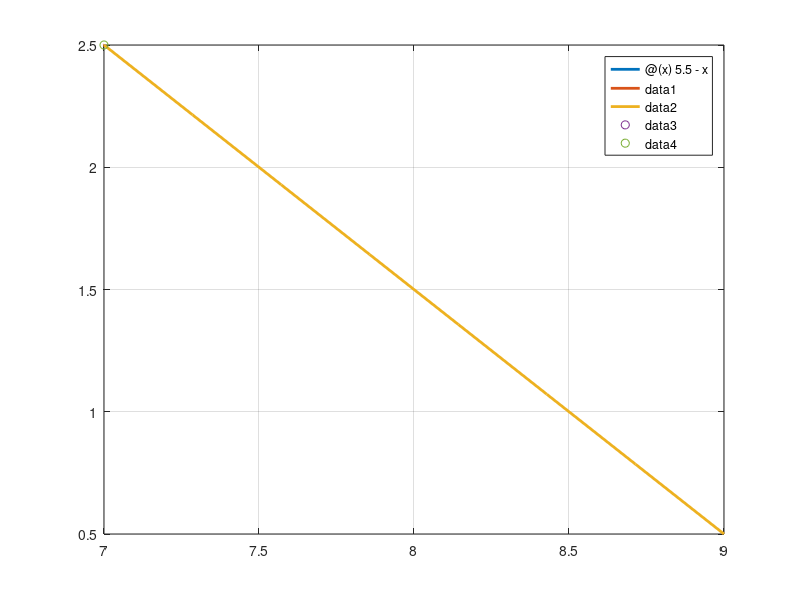

The MATLAB script that drew this image:
f1=@(x) 5.5-x;

fplot(f1,[3,4.5],'LineWidth',2)
hold on

f2=@(x) 0.6*x-1.7;
fplot(f2,[4.5,7],'LineWidth',2)

f3=@(x) 9.5-x;

fplot(f3,[7,9],'LineWidth',2)
plot(4.5,1,'o')
plot(7,2.5,'o')
grid on
hold off




